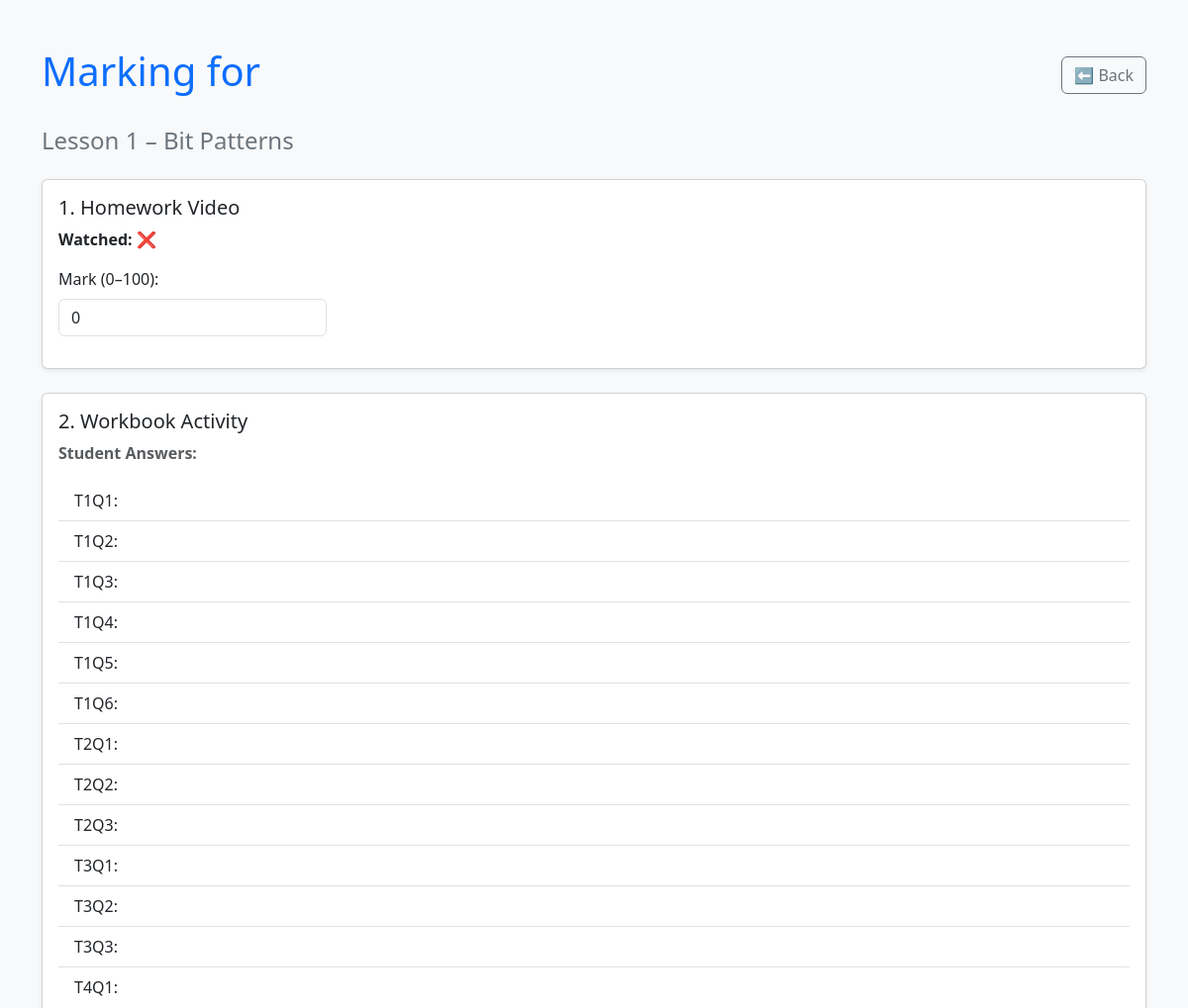
/teacher/lesson/1/student/6 (upper part), run on an earlier commit of the app's database.
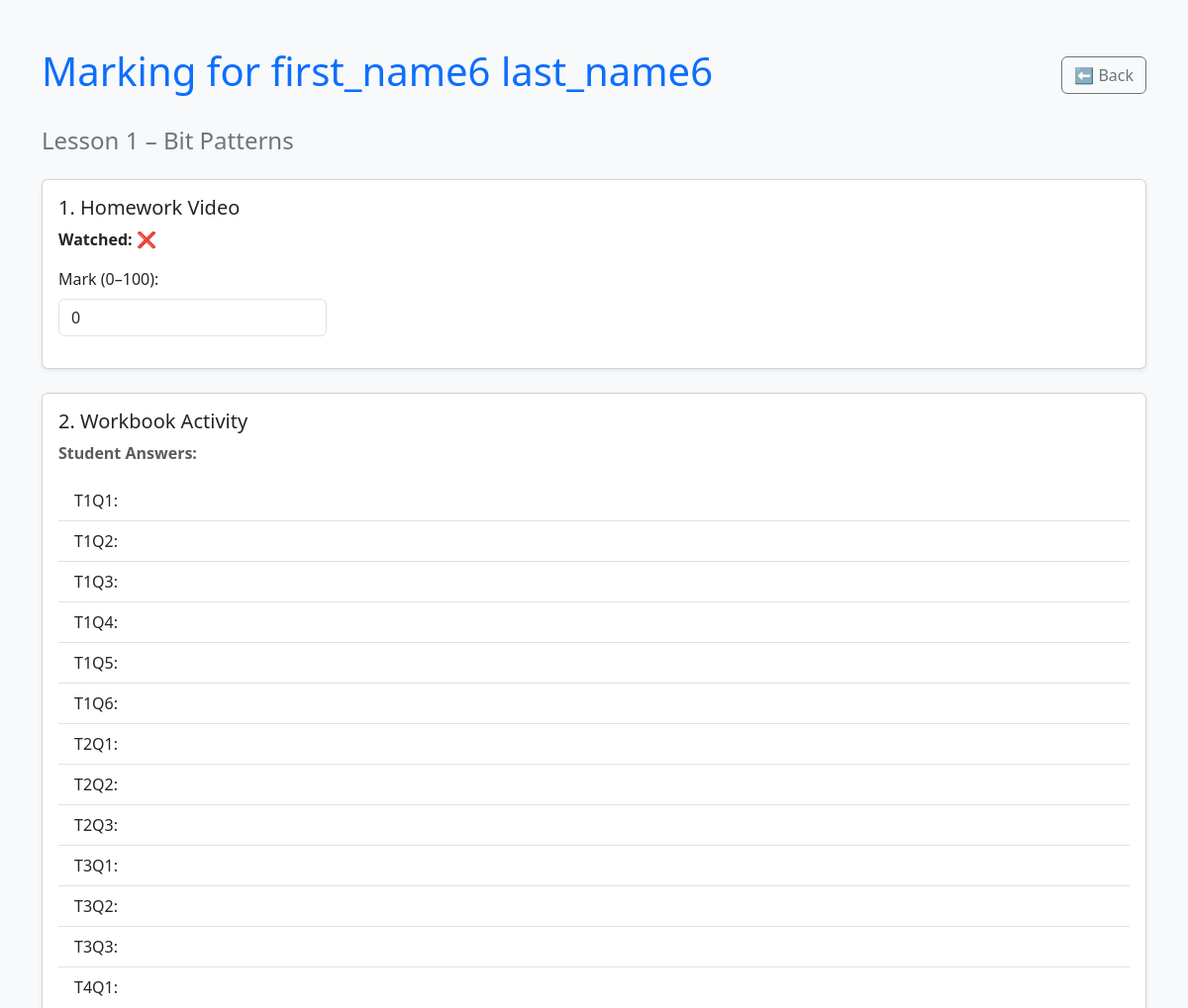
And on a later commit of the database.
### tables this page shows
CREATE TABLE users (
    id INTEGER PRIMARY KEY AUTOINCREMENT,
    first_name TEXT NOT NULL,
    last_name TEXT NOT NULL,
    username TEXT UNIQUE NOT NULL,
    password TEXT NOT NULL,
    role TEXT NOT NULL CHECK(role IN ('student', 'teacher'))
);

### app.py (the view, shortened to what this page needs)
@app.route('/teacher/lesson/<int:lesson_id>/student/<int:student_id>', methods=['GET', 'POST'])
def teacher_mark_student(lesson_id, student_id):
    conn = get_db_connection()
    student = conn.execute('SELECT * FROM users WHERE id = ?', (student_id,)).fetchone()
    lesson = conn.execute('SELECT * FROM lessons WHERE id = ?', (lesson_id,)).fetchone()
    progress = conn.execute(
        'SELECT * FROM progress WHERE student_id = ? AND lesson_id = ?',
        (student_id, lesson_id)
    ).fetchone()
    conn.close()
    return render_template(
        'teacher_mark_student.html',
        student=student,
        lesson=lesson,
        progress=progress,
        lesson_id=lesson_id
    )

### app.py (called while the page is built)
def get_db_connection():
    conn = sqlite3.connect('database.db')
    conn.row_factory = sqlite3.Row  # lets us access columns by name
    return conn

### templates/teacher_mark_student.html (shortened to what this page needs)
<!DOCTYPE html>
<html lang="en">
<head>
    <link href="https://cdn.jsdelivr.net/npm/bootstrap@5.3.3/dist/css/bootstrap.min.css" rel="stylesheet">
</head>
<body class="bg-light">
    <div class="container mt-5">
        <div class="d-flex justify-content-between align-items-center mb-4">
            <h1 class="text-primary">Marking for {{ student['first_name'] }} {{ student['last_name'] }}</h1>
            <a href="{{ url_for('teacher_lesson_view', lesson_id=lesson_id) }}" class="btn btn-outline-secondary">⬅ Back</a>
        </div>
        <h4 class="text-secondary mb-4">{{ lesson['title'] }}</h4>
        <form method="POST">
            <div class="card shadow-sm mb-4">
                <div class="card-body">
                    <h5 class="card-title text-dark">1. Homework Video</h5>
                    <p><strong>Watched:</strong> {{ '✅' if progress['watched_video'] else '❌' }}</p>
                    <div class="mb-3">
                        <label for="mark_video" class="form-label">Mark (0–100):</label>
                        <input type="number" class="form-control w-25" id="mark_video" name="mark_video"
                               value="{{ progress['mark_video'] or 0 }}" min="0" max="100">
                    </div>
                </div>
            </div>
            <div class="card shadow-sm mb-4">
                <div class="card-body">
                    <h5 class="card-title text-dark">2. Workbook Activity</h5>
                    <p class="fw-semibold text-muted">Student Answers:</p>
                    <ul class="list-group list-group-flush mb-3">
                        <li class="list-group-item">T1Q1: {{ progress['t1q1'] }}</li>
                        <li class="list-group-item">T1Q2: {{ progress['t1q2'] }}</li>
                        <li class="list-group-item">T1Q3: {{ progress['t1q3'] }}</li>
                        <li class="list-group-item">T1Q4: {{ progress['t1q4'] }}</li>
                        <li class="list-group-item">T1Q5: {{ progress['t1q5'] }}</li>
                        <li class="list-group-item">T1Q6: {{ progress['t1q6'] }}</li>
                        <li class="list-group-item">T2Q1: {{ progress['t2q1'] }}</li>
                        <li class="list-group-item">T2Q2: {{ progress['t2q2'] }}</li>
                        <li class="list-group-item">T2Q3: {{ progress['t2q3'] }}</li>
                        <li class="list-group-item">T3Q1: {{ progress['t3q1'] }}</li>
                        <li class="list-group-item">T3Q2: {{ progress['t3q2'] }}</li>
                        <li class="list-group-item">T3Q3: {{ progress['t3q3'] }}</li>
                        <li class="list-group-item">T4Q1: {{ progress['t4q1'] }}</li>
                    </ul>
                </div>
            </div>
        </form>
    </div>
</body>
</html>

What changed in the data, as far as the page shows it:
added users: first_name "first_name6", last_name "last_name6"
